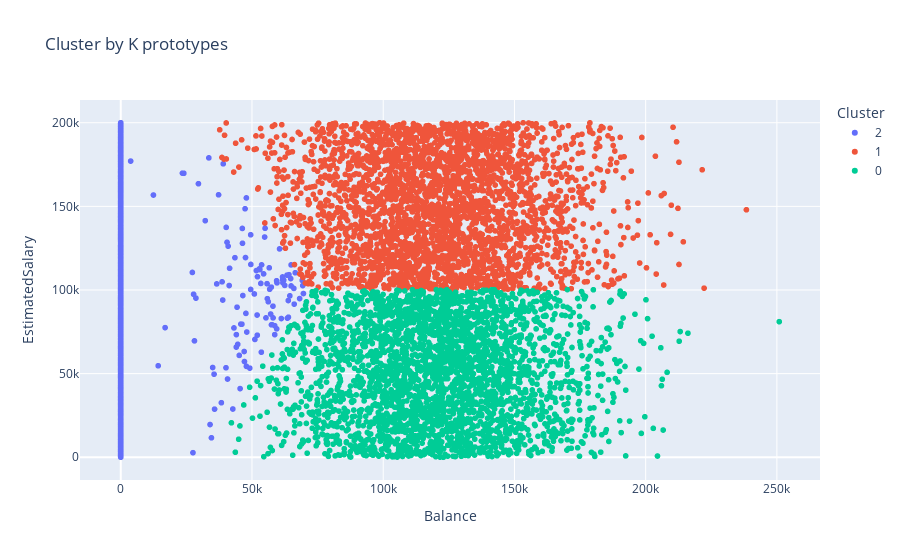

This figure's notebook cell:
### Code cell
fig = px.scatter( 
    df, 
    x="Balance", 
    y="EstimatedSalary", 
    color="Cluster", 
    title="Cluster by K prototypes",
)
fig.show()

### Figure 1 — Plotly figure (JSON) as saved in the notebook; plotly's stock layout.template omitted (floating-point values rounded to 4 significant figures; data arrays with more than 128 entries replaced by an {"elided": "..."} marker saying what was removed)
{"data": [{"hovertemplate": "Cluster=2<br>Balance=%{x}<br>EstimatedSalary=%{y}<extra></extra>", "legendgroup": "2", "marker": {"color": "#636efa", "symbol": "circle"}, "mode": "markers", "name": "2", "showlegend": true, "type": "scattergl", "x": {"elided": "3729 float values"}, "xaxis": "x", "y": {"elided": "3729 float values"}, "yaxis": "y"}, {"hovertemplate": "Cluster=1<br>Balance=%{x}<br>EstimatedSalary=%{y}<extra></extra>", "legendgroup": "1", "marker": {"color": "#EF553B", "symbol": "circle"}, "mode": "markers", "name": "1", "showlegend": true, "type": "scattergl", "x": {"elided": "3166 float values"}, "xaxis": "x", "y": {"elided": "3166 float values"}, "yaxis": "y"}, {"hovertemplate": "Cluster=0<br>Balance=%{x}<br>EstimatedSalary=%{y}<extra></extra>", "legendgroup": "0", "marker": {"color": "#00cc96", "symbol": "circle"}, "mode": "markers", "name": "0", "showlegend": true, "type": "scattergl", "x": {"elided": "3105 float values"}, "xaxis": "x", "y": {"elided": "3105 float values"}, "yaxis": "y"}], "layout": {"legend": {"title": {"text": "Cluster"}, "tracegroupgap": 0}, "title": {"text": "Cluster by K prototypes"}, "xaxis": {"anchor": "y", "domain": [0, 1], "title": {"text": "Balance"}}, "yaxis": {"anchor": "x", "domain": [0, 1], "title": {"text": "EstimatedSalary"}}}}
